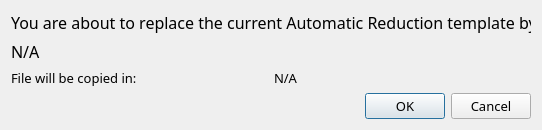
<?xml version="1.0" encoding="UTF-8"?>
<ui version="4.0">
 <class>Dialog</class>
 <widget class="QDialog" name="Dialog">
  <property name="windowModality">
   <enum>Qt::WindowModal</enum>
  </property>
  <property name="geometry">
   <rect>
    <x>0</x>
    <y>0</y>
    <width>542</width>
    <height>130</height>
   </rect>
  </property>
  <property name="sizePolicy">
   <sizepolicy hsizetype="Fixed" vsizetype="Fixed">
    <horstretch>0</horstretch>
    <verstretch>0</verstretch>
   </sizepolicy>
  </property>
  <property name="minimumSize">
   <size>
    <width>542</width>
    <height>130</height>
   </size>
  </property>
  <property name="maximumSize">
   <size>
    <width>542</width>
    <height>130</height>
   </size>
  </property>
  <property name="font">
   <font>
    <pointsize>4</pointsize>
   </font>
  </property>
  <property name="windowTitle">
   <string>CONFIRM NEW AUTO. REDUCTION TEMPLATE</string>
  </property>
  <layout class="QVBoxLayout" name="verticalLayout">
   <item>
    <widget class="QLabel" name="label">
     <property name="sizePolicy">
      <sizepolicy hsizetype="Fixed" vsizetype="Fixed">
       <horstretch>0</horstretch>
       <verstretch>0</verstretch>
      </sizepolicy>
     </property>
     <property name="font">
      <font>
       <family>Abyssinica SIL</family>
       <pointsize>12</pointsize>
      </font>
     </property>
     <property name="text">
      <string>You are about to replace the current Automatic Reduction template by:</string>
     </property>
    </widget>
   </item>
   <item>
    <widget class="QLabel" name="file_name">
     <property name="font">
      <font>
       <family>Abyssinica SIL</family>
       <pointsize>12</pointsize>
      </font>
     </property>
     <property name="text">
      <string>N/A</string>
     </property>
    </widget>
   </item>
   <item>
    <layout class="QHBoxLayout" name="horizontalLayout">
     <item>
      <widget class="QLabel" name="label_2">
       <property name="font">
        <font>
         <family>Abyssinica SIL</family>
         <pointsize>10</pointsize>
        </font>
       </property>
       <property name="text">
        <string>File will be copied in: </string>
       </property>
      </widget>
     </item>
     <item>
      <widget class="QLabel" name="folder_name">
       <property name="font">
        <font>
         <family>Abyssinica SIL</family>
         <pointsize>10</pointsize>
        </font>
       </property>
       <property name="text">
        <string>N/A</string>
       </property>
      </widget>
     </item>
    </layout>
   </item>
   <item>
    <widget class="QDialogButtonBox" name="buttonBox">
     <property name="font">
      <font>
       <family>Abyssinica SIL</family>
       <pointsize>10</pointsize>
      </font>
     </property>
     <property name="orientation">
      <enum>Qt::Horizontal</enum>
     </property>
     <property name="standardButtons">
      <set>QDialogButtonBox::Cancel|QDialogButtonBox::Ok</set>
     </property>
    </widget>
   </item>
  </layout>
 </widget>
 <resources/>
 <connections>
  <connection>
   <sender>buttonBox</sender>
   <signal>accepted()</signal>
   <receiver>Dialog</receiver>
   <slot>accept()</slot>
   <hints>
    <hint type="sourcelabel">
     <x>248</x>
     <y>254</y>
    </hint>
    <hint type="destinationlabel">
     <x>157</x>
     <y>274</y>
    </hint>
   </hints>
  </connection>
  <connection>
   <sender>buttonBox</sender>
   <signal>rejected()</signal>
   <receiver>Dialog</receiver>
   <slot>reject()</slot>
   <hints>
    <hint type="sourcelabel">
     <x>316</x>
     <y>260</y>
    </hint>
    <hint type="destinationlabel">
     <x>286</x>
     <y>274</y>
    </hint>
   </hints>
  </connection>
 </connections>
</ui>
